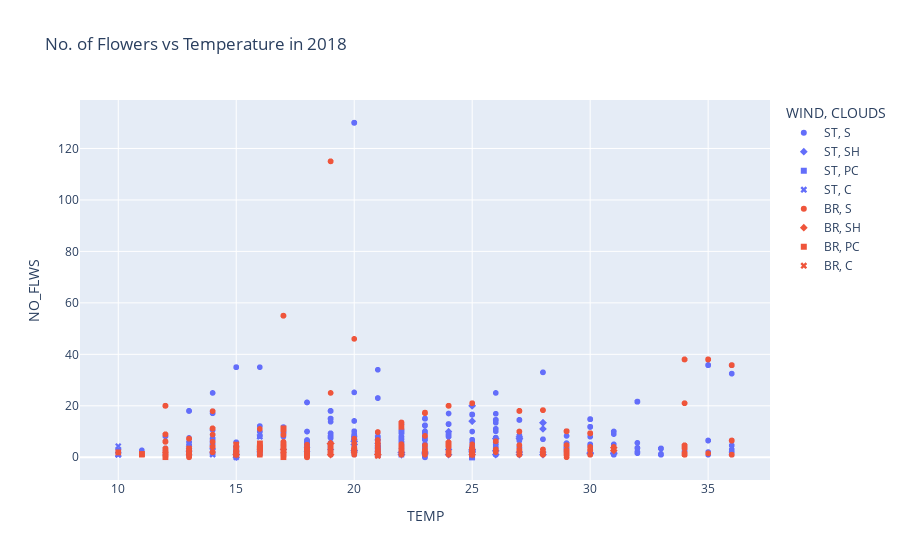

The cell this chart's notebook holds for it:
### Code cell
px.scatter(dff18, x='TEMP', y='NO_FLWS', symbol='CLOUDS', color='WIND', title='No. of Flowers vs Temperature in 2018')

### Figure 1 — Plotly figure (JSON) as saved in the notebook; plotly's stock layout.template omitted (floating-point values rounded to 4 significant figures; data arrays with more than 128 entries replaced by an {"elided": "..."} marker saying what was removed)
{"data": [{"hovertemplate": "WIND=ST<br>CLOUDS=S<br>TEMP=%{x}<br>NO_FLWS=%{y}<extra></extra>", "legendgroup": "ST, S", "marker": {"color": "#636efa", "symbol": "circle"}, "mode": "markers", "name": "ST, S", "showlegend": true, "type": "scattergl", "x": {"elided": "5630 int values"}, "xaxis": "x", "y": {"elided": "5630 float values"}, "yaxis": "y"}, {"hovertemplate": "WIND=ST<br>CLOUDS=SH<br>TEMP=%{x}<br>NO_FLWS=%{y}<extra></extra>", "legendgroup": "ST, SH", "marker": {"color": "#636efa", "symbol": "diamond"}, "mode": "markers", "name": "ST, SH", "showlegend": true, "type": "scattergl", "x": {"elided": "226 int values"}, "xaxis": "x", "y": {"elided": "226 float values"}, "yaxis": "y"}, {"hovertemplate": "WIND=ST<br>CLOUDS=PC<br>TEMP=%{x}<br>NO_FLWS=%{y}<extra></extra>", "legendgroup": "ST, PC", "marker": {"color": "#636efa", "symbol": "square"}, "mode": "markers", "name": "ST, PC", "showlegend": true, "type": "scattergl", "x": {"elided": "173 int values"}, "xaxis": "x", "y": {"elided": "173 float values"}, "yaxis": "y"}, {"hovertemplate": "WIND=ST<br>CLOUDS=C<br>TEMP=%{x}<br>NO_FLWS=%{y}<extra></extra>", "legendgroup": "ST, C", "marker": {"color": "#636efa", "symbol": "x"}, "mode": "markers", "name": "ST, C", "showlegend": true, "type": "scattergl", "x": {"elided": "130 int values"}, "xaxis": "x", "y": {"elided": "130 float values"}, "yaxis": "y"}, {"hovertemplate": "WIND=BR<br>CLOUDS=S<br>TEMP=%{x}<br>NO_FLWS=%{y}<extra></extra>", "legendgroup": "BR, S", "marker": {"color": "#EF553B", "symbol": "circle"}, "mode": "markers", "name": "BR, S", "showlegend": true, "type": "scattergl", "x": {"elided": "3837 int values"}, "xaxis": "x", "y": {"elided": "3837 float values"}, "yaxis": "y"}, {"hovertemplate": "WIND=BR<br>CLOUDS=SH<br>TEMP=%{x}<br>NO_FLWS=%{y}<extra></extra>", "legendgroup": "BR, SH", "marker": {"color": "#EF553B", "symbol": "diamond"}, "mode": "markers", "name": "BR, SH", "showlegend": true, "type": "scattergl", "x": [19, 19, 19, 19, 19, 19, 19, 19, 19, 19, 19, 19, 19, 19, 19, 19, 19, 19, 19, 19, 19, 19, 19, 19, 19, 19, 19, 19, 19, 19, 19, 19, 19, 19, 19, 19, 19, 19, 19, 19, 19, 19, 19, 19, 19, 19, 19, 19, 19, 19, 19, 19, 19, 19, 19, 19, 19, 19, 19, 19, 19, 19, 19, 19, 19, 19, 19, 19, 19, 19, 19, 19, 19, 19, 19, 19, 19, 19, 19, 19, 19, 19, 15, 15, 15, 15, 31, 31, 31, 31, 31, 31, 25, 21, 21, 21, 21, 21, 21, 21, 21, 21, 21], "xaxis": "x", "y": [5.3, 5.3, 5.3, 5.3, 5.3, 5.3, 5.3, 5.3, 5.3, 5.3, 5.3, 5.3, 5.3, 5.3, 5.3, 5.3, 5.3, 5.3, 5.3, 5.3, 5.3, 5.3, 5.3, 5.3, 5.3, 5.3, 5.3, 5.3, 5.3, 5.3, 5.3, 5.3, 5.3, 5.3, 5.3, 5.3, 5.3, 5.3, 5.3, 5.3, 5.3, 5.3, 5.3, 5.3, 5.3, 5.3, 5.3, 5.3, 5.3, 5.3, 5.3, 5.3, 5.3, 5.3, 5.3, 5.3, 5.3, 5.3, 5.3, 5.3, 5.3, 5.3, 5.3, 5.3, 5.3, 5.3, 5.3, 5.3, 5.3, 5.3, 5.3, 5.3, 5.3, 5.3, 5.3, 5.3, 5.3, 5.3, 5.3, 1, 1, 1, 1, 1, 1, 1, 2.6, 2.6, 3.7, 3.7, 3.7, 3.7, 1, 1, 1, 1, 1, 1, 1, 1, 1, 1, 1], "yaxis": "y"}, {"hovertemplate": "WIND=BR<br>CLOUDS=PC<br>TEMP=%{x}<br>NO_FLWS=%{y}<extra></extra>", "legendgroup": "BR, PC", "marker": {"color": "#EF553B", "symbol": "square"}, "mode": "markers", "name": "BR, PC", "showlegend": true, "type": "scattergl", "x": {"elided": "169 int values"}, "xaxis": "x", "y": {"elided": "169 float values"}, "yaxis": "y"}, {"hovertemplate": "WIND=BR<br>CLOUDS=C<br>TEMP=%{x}<br>NO_FLWS=%{y}<extra></extra>", "legendgroup": "BR, C", "marker": {"color": "#EF553B", "symbol": "x"}, "mode": "markers", "name": "BR, C", "showlegend": true, "type": "scattergl", "x": [17, 25, 25, 21, 21, 21, 15, 15, 15, 15, 15, 15, 13, 13, 13, 12, 12, 12, 12, 12, 17, 17, 17, 17, 17, 17, 17, 17, 17, 17, 17, 17, 17, 17, 17, 17, 17, 17, 17, 17, 17, 17, 17, 17, 17, 17, 17, 17, 17, 17, 17, 17, 17, 17, 17, 17, 17, 17, 17, 17, 17, 17, 17, 17, 17, 17, 17, 17, 17, 17, 17, 17, 17, 17, 17, 17, 17, 17, 17, 17, 17, 17, 17, 17, 17, 17, 17, 17, 17, 17, 17, 17, 17, 17, 17, 17, 17, 17, 17, 17, 17], "xaxis": "x", "y": [4.1, 2.5, 2.5, 1.6, 1.6, 0.5, 2.9, 1.5, 4.9, 4.9, 3.2, 1.5, 3.4, 1.8, 1.8, 1.3, 1.3, 1.3, 1.3, 1, 2.4, 2.4, 2.4, 2.4, 2.4, 2.4, 2.4, 2.4, 2.4, 2.4, 2.4, 2.4, 2.4, 2.4, 2.4, 2.4, 2.4, 2.4, 2.4, 2.4, 2.4, 2.4, 2.4, 2.4, 2.4, 2.4, 2.4, 2.4, 2.4, 2.4, 2.4, 2.4, 2.4, 2.4, 2.4, 2.4, 2.4, 2.4, 2.4, 2.4, 2.4, 2.4, 2.4, 2.4, 2.4, 2.4, 2.4, 2.4, 2.4, 2.4, 2.4, 2.4, 2.4, 2.4, 2.4, 2.4, 2.4, 2.4, 2.4, 2.4, 2.4, 2.4, 2.4, 2.4, 2.4, 2.4, 2.4, 2.4, 2.4, 2.4, 2.4, 2.4, 2.4, 2.4, 2.4, 2.4, 2.4, 2.4, 2.4, 2.4, 2.4], "yaxis": "y"}], "layout": {"legend": {"title": {"text": "WIND, CLOUDS"}, "tracegroupgap": 0}, "title": {"text": "No. of Flowers vs Temperature in 2018"}, "xaxis": {"anchor": "y", "domain": [0, 1], "title": {"text": "TEMP"}}, "yaxis": {"anchor": "x", "domain": [0, 1], "title": {"text": "NO_FLWS"}}}}
